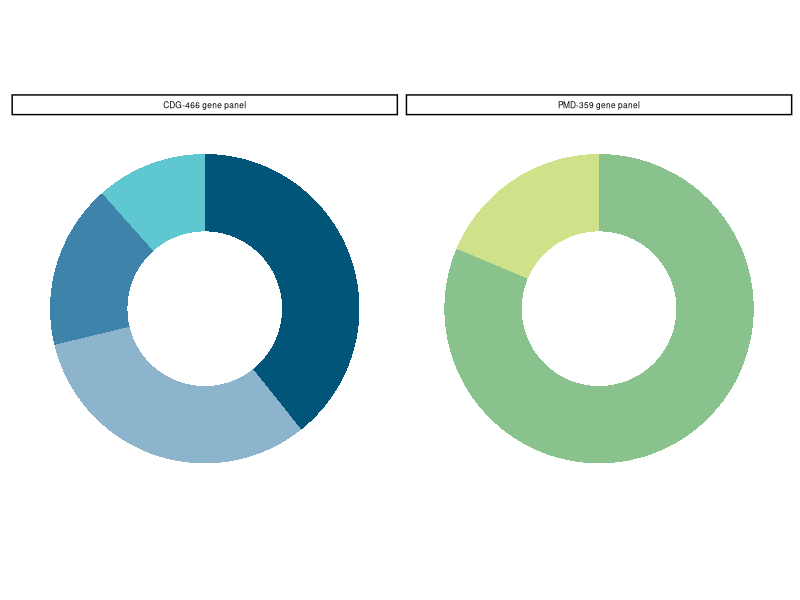

Reproduce this figure in R.
#!/usr/bin/env Rscript

# Author: Robert Wang (Xing Lab)
# Date: 2025.02.28
# Supplementary Figure 2a

# Genes represented in the CDG-466 (left) and PMD-359 (right) gene panels. Both panels include known disease genes as well 
# as genes that may be implicated in disease-associated pathways. 

# =====================================================================================================================
#                                                      LIBRARIES 
# =====================================================================================================================

# Load required libraries
suppressMessages(library(dplyr))
suppressMessages(library(ggplot2))
suppressMessages(library(tidyr))

# =====================================================================================================================
#                                                        MAIN
# =====================================================================================================================

# Establish working directories and file paths
workdir <- "/mnt/isilon/lin_lab_share/STRIPE"
outfile <- file.path(workdir, "manuscript/Revisions/20250228/Supplementary_Figures/Figure_S2/Figure_S2a.pdf")

# Construct dataframe summarizing number of genes in the CDG-466 and PMD-359 gene panels
df <- tibble(
    Panel = rep(c("CDG-466", "PMD-359"), each = 6),
    Category = rep(c("Known CDG gene", "Glycosyltransferase/sulfotransferase", "Glycoside hydrolase",
        "Other glycosylation-related gene", "Known PMD gene", "Other nuclear-encoded mitochondrial gene"), 2),
    Count = c(183, 149, 80, 54, 0, 0, 0, 0, 0, 0, 292, 67)
)
df$Panel <- factor(df$Panel, levels = c("CDG-466", "PMD-359"))
levels(df$Panel) <- c("CDG-466 gene panel", "PMD-359 gene panel")
df$Category <- factor(df$Category, levels = c("Known CDG gene", "Glycosyltransferase/sulfotransferase", "Glycoside hydrolase",
        "Other glycosylation-related gene", "Known PMD gene", "Other nuclear-encoded mitochondrial gene"))
df <- df %>% group_by(Panel) %>% mutate(Fraction = Count/sum(Count), Max = cumsum(Fraction)) %>%
    mutate(Min = c(0, head(Max, -1)))

# Plot number of genes in the CDG-466 and PMD-359 gene panels
p <- ggplot(df, aes(ymax = Max, ymin = Min, xmax = 4, xmin = 3, fill = Category)) + geom_rect() + coord_polar(theta = "y") +
    xlim(c(2, 4)) + facet_wrap(. ~ Panel, nrow = 1) + theme_classic() + theme(panel.grid.major = element_blank(), 
    panel.grid.minor = element_blank(), panel.background = element_blank(), axis.text = element_blank(),
    axis.title = element_blank(), axis.ticks = element_blank(), axis.line = element_blank(), legend.position = "none",
    strip.text = element_text(color = "black", size = 6)) + scale_fill_manual(values = c("#005579", "#8CB4CD", "#3E84AA",
    "#5FC7CF", "#8AC28E", "#CFE289"))

# Save p to outfile
ggsave(outfile, plot = p, width = 3, height = 1.75)